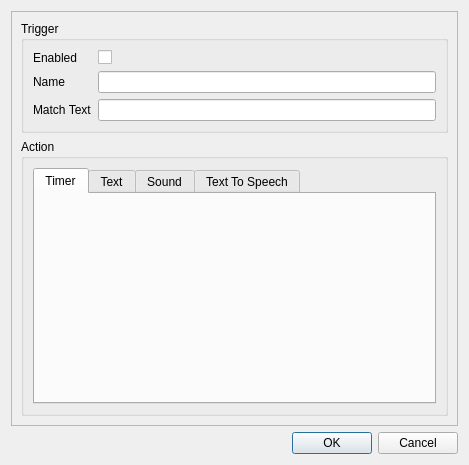
<?xml version="1.0" encoding="UTF-8"?>
<ui version="4.0">
 <class>Dialog</class>
 <widget class="QDialog" name="Dialog">
  <property name="geometry">
   <rect>
    <x>0</x>
    <y>0</y>
    <width>469</width>
    <height>465</height>
   </rect>
  </property>
  <property name="windowTitle">
   <string>Trigger</string>
  </property>
  <layout class="QVBoxLayout" name="verticalLayout">
   <item>
    <widget class="QFrame" name="frame">
     <property name="frameShape">
      <enum>QFrame::StyledPanel</enum>
     </property>
     <property name="frameShadow">
      <enum>QFrame::Raised</enum>
     </property>
     <layout class="QVBoxLayout" name="verticalLayout_2" stretch="0,1">
      <item>
       <widget class="QGroupBox" name="groupBox">
        <property name="title">
         <string>Trigger</string>
        </property>
        <layout class="QVBoxLayout" name="verticalLayout_3">
         <item>
          <layout class="QFormLayout" name="formLayout">
           <item row="0" column="0">
            <widget class="QLabel" name="toggledLabel">
             <property name="text">
              <string>Enabled</string>
             </property>
            </widget>
           </item>
           <item row="0" column="1">
            <widget class="QCheckBox" name="toggledCheckBox"/>
           </item>
           <item row="1" column="0">
            <widget class="QLabel" name="nameLabel">
             <property name="text">
              <string>Name</string>
             </property>
            </widget>
           </item>
           <item row="1" column="1">
            <widget class="QLineEdit" name="nameLineEdit"/>
           </item>
           <item row="2" column="0">
            <widget class="QLabel" name="matchTextLabel">
             <property name="text">
              <string>Match Text</string>
             </property>
            </widget>
           </item>
           <item row="2" column="1">
            <widget class="QLineEdit" name="matchTextLineEdit"/>
           </item>
          </layout>
         </item>
        </layout>
       </widget>
      </item>
      <item>
       <widget class="QGroupBox" name="groupBox_2">
        <property name="title">
         <string>Action</string>
        </property>
        <property name="checkable">
         <bool>false</bool>
        </property>
        <layout class="QVBoxLayout" name="verticalLayout_4">
         <item>
          <widget class="QTabWidget" name="tabWidget">
           <property name="currentIndex">
            <number>0</number>
           </property>
           <widget class="QWidget" name="tab">
            <attribute name="title">
             <string>Timer</string>
            </attribute>
            <layout class="QVBoxLayout" name="verticalLayout_5">
             <item>
              <layout class="QFormLayout" name="formLayout_2"/>
             </item>
            </layout>
           </widget>
           <widget class="QWidget" name="tab_2">
            <attribute name="title">
             <string>Text</string>
            </attribute>
           </widget>
           <widget class="QWidget" name="tab_3">
            <attribute name="title">
             <string>Sound</string>
            </attribute>
           </widget>
           <widget class="QWidget" name="tab_4">
            <attribute name="title">
             <string>Text To Speech</string>
            </attribute>
           </widget>
          </widget>
         </item>
        </layout>
       </widget>
      </item>
     </layout>
    </widget>
   </item>
   <item>
    <widget class="QDialogButtonBox" name="buttonBox">
     <property name="orientation">
      <enum>Qt::Horizontal</enum>
     </property>
     <property name="standardButtons">
      <set>QDialogButtonBox::Cancel|QDialogButtonBox::Ok</set>
     </property>
    </widget>
   </item>
  </layout>
 </widget>
 <resources/>
 <connections>
  <connection>
   <sender>buttonBox</sender>
   <signal>accepted()</signal>
   <receiver>Dialog</receiver>
   <slot>accept()</slot>
   <hints>
    <hint type="sourcelabel">
     <x>248</x>
     <y>254</y>
    </hint>
    <hint type="destinationlabel">
     <x>157</x>
     <y>274</y>
    </hint>
   </hints>
  </connection>
  <connection>
   <sender>buttonBox</sender>
   <signal>rejected()</signal>
   <receiver>Dialog</receiver>
   <slot>reject()</slot>
   <hints>
    <hint type="sourcelabel">
     <x>316</x>
     <y>260</y>
    </hint>
    <hint type="destinationlabel">
     <x>286</x>
     <y>274</y>
    </hint>
   </hints>
  </connection>
 </connections>
</ui>
